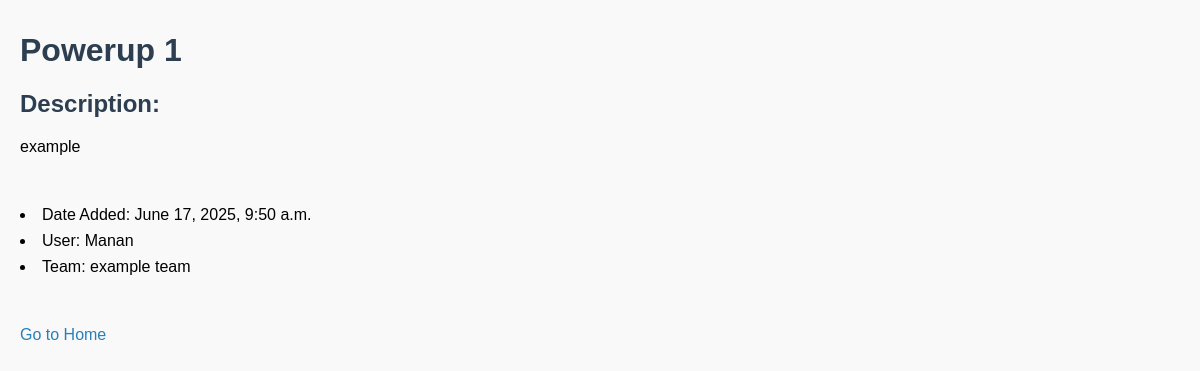
Screenshot of /powerups/1/ with the database file from the repository.
### powerups/models.py (models this page shows, shortened)
class Powerup(models.Model):
    title = models.CharField(max_length=200)
    link = models.CharField(max_length=200)
    description = models.CharField(max_length=200)
    date_added = models.DateTimeField()
    user = models.ForeignKey(User, on_delete=models.CASCADE)
    team = models.CharField(max_length=200)

class User(models.Model):
    username = models.CharField(max_length=200)
    photo = models.CharField(max_length=200)
    team = models.CharField(max_length=200)
    def __str__(self):
        return self.username

### powerups/views.py (the view)
# urls.py: path('<int:pk>/', views.PowerUpDetailView.as_view(), name='powerup_detail'),
class PowerUpDetailView(generic.DetailView):
    model = Powerup
    template_name = 'powerups/powerup_detail.html'

### powerups/templates/powerups/powerup_detail.html (shortened to what this page needs)
{% load static %}
<link rel="stylesheet" type="text/css" href="{% static 'powerups/style.css' %}">
<a href="{{ powerup.link}}"><h1>{{ powerup.title }}</h1></a>
<h2>Description: </h2>
<p>{{ powerup.description }}</p>
<ul>
    <li>Date Added: {{ powerup.date_added }}</li>
    <li>User: {{ powerup.user }}</li>
    <li>Team: {{ powerup.team }}</li>
</ul>
<p><a href="{% url 'powerups:index' %}">Go to Home</a></p>

### powerups/static/powerups/style.css (style rules this page uses)
h1, h2 { color: #2c3e50; }
a { color: #2980b9; text-decoration: none; }
ul { list-style: disc inside; padding-left: 0; }
li { margin-bottom: 8px; }

### rows the page displays
Powerup: title "Powerup 1", description "example", date_added "June 17, 2025, 9:50 a.m.", user "Manan", team "example team"
